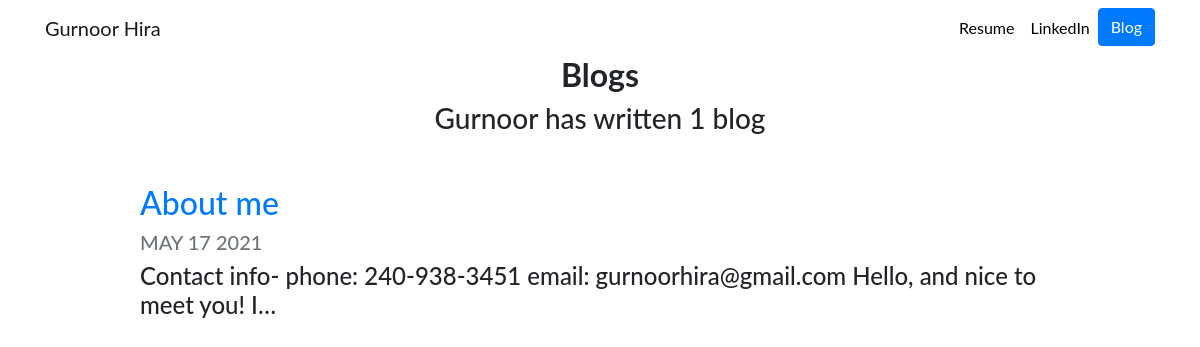
Screenshot of /blog/ with the database file from the repository.
### blog/models.py (models this page shows, shortened)
class Blog(models.Model):
    title= models.CharField(max_length=200)
    description=models.TextField()
    date=models.DateField()

### blog/views.py (the view)
# urls.py: path('',views.all_blogs,name='all_blogs'),
def all_blogs(request):
    blogs=Blog.objects.order_by('-date')
    return render(request,'blog/all_blogs.html',{'blogs':blogs})

### blog/templates/blog/all_blogs.html
{% extends "portfolio/base.html" %}
{% load static %}
{% block content %}
<h1 id="blogtitle" class="font-weight-bold text-center">Blogs</h1>
<h3 class="text-center mb-5">Gurnoor has written {{ blogs.count }} blog{{ blogs.count|pluralize }}</h3>
{% for blog in blogs %}
<div class="row justify-content-center my-3">
  <div class="col-md-10">
    <a href="{% url 'blog:detail' blog.id %}">
      <h2>{{ blog.title }}</h2>
    </a>
    <h5 class="text-muted">{{ blog.date|date:'M d Y'|upper }}</h5>
    <h4>{{ blog.description|striptags|truncatechars:100 }}</h4>
  </div>
</div>
{% endfor %}
{% endblock %}

### portfolio/static/portfolio/custom.css (style rules this page uses)
body { font-family: 'Lato', sans-serif; }
#blogtitle { font-size: 2rem; }

### rows the page displays
Blog: title "About me", date "MAY 17 2021", description "Contact info- phone: 240-938-3451 email: gurnoorhira@gmail.com Hello, and nice to meet you! I…"

### other values shown
{{ blogs.count }} "1"
